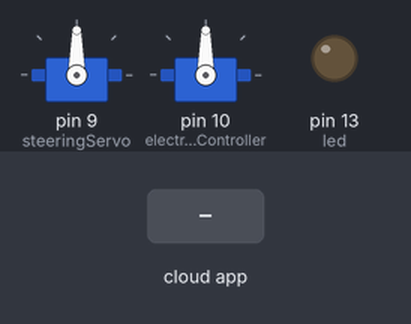
This sketch was run on a simulated Arduino Uno, built with avr-gcc and run on an emulated ATmega328P. On the bench: 2 × servo, output pins drawn as LEDs (lit = HIGH). The inputs (shaded band) are chosen by the test bench. The ROS host is connected and sends only what is stated.

Above: at 2.2 s.
2.3 s: the phone or cloud app sets linear.x to -100
At 3.2 s:
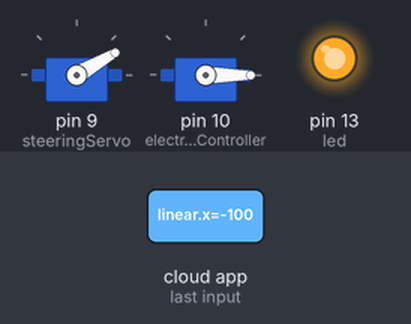
3.8 s: the phone or cloud app sets angular.z to -100
At 4.3 s:
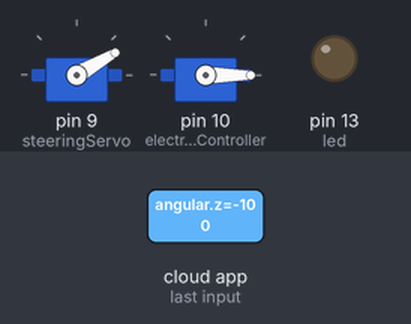
5.3 s: the phone or cloud app sets linear.x to 100
At 6.5 s:
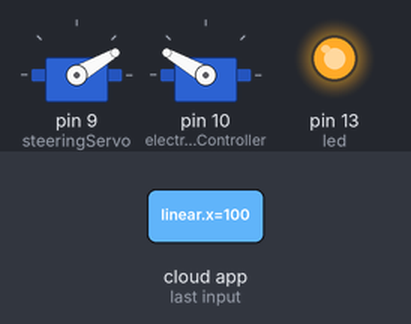
6.8 s: the phone or cloud app sets angular.z to 0
At 7.8 s:
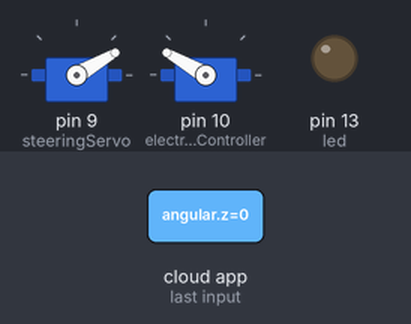
8.3 s: the phone or cloud app sets angular.z to 100
At 9.0 s:
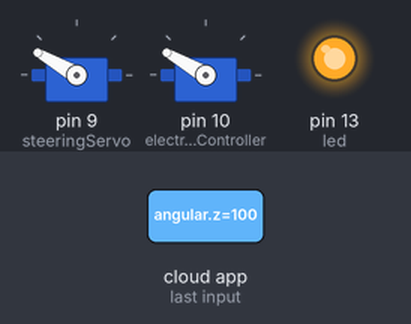
9.8 s: the phone or cloud app sets linear.x to 0
At 10.1 s:
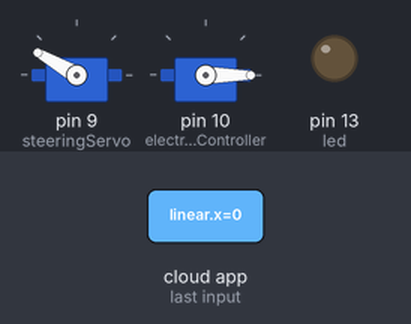
Timing chart, 0 to 12.3 s (numbered marks = the images above; inputs shaded):
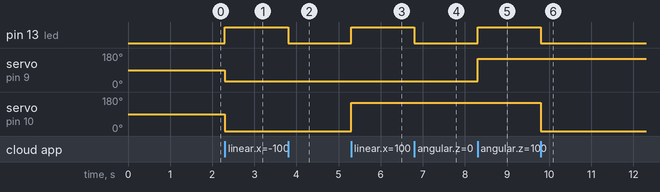

The sketch:

jetsoncar.ino
```cpp
// (licence header left out)
#if defined(ARDUINO) && ARDUINO >= 100
  #include "Arduino.h"
#else
  #include <WProgram.h>
#endif

#include <Servo.h>
#define USB_USBCON
#include <ros.h>
#include <std_msgs/UInt16.h>
#include <std_msgs/String.h>
#include <std_msgs/Int32.h>
#include <std_msgs/Empty.h>
#include <geometry_msgs/Twist.h>

ros::NodeHandle  nodeHandle;
// These are general bounds for the steering servo and the
// TRAXXAS Electronic Speed Controller (ESC)
const int minSteering = 30 ;
const int maxSteering = 150 ;
const int minThrottle = 0 ;
const int maxThrottle = 150 ;

Servo steeringServo;
Servo electronicSpeedController ;  // The ESC on the TRAXXAS works like a Servo

std_msgs::Int32 str_msg;
ros::Publisher chatter("chatter", &str_msg);

// Arduino 'map' funtion for floating point
double fmap (double toMap, double in_min, double in_max, double out_min, double out_max) {
  return (toMap - in_min) * (out_max - out_min) / (in_max - in_min) + out_min;
}

void driveCallback ( const geometry_msgs::Twist&  twistMsg )
{

  int steeringAngle = fmap(twistMsg.angular.z, 0.0, 1.0, minSteering, maxSteering) ;
  // The following could be useful for debugging
  // str_msg.data= steeringAngle ;
  // chatter.publish(&str_msg);
  // Check to make sure steeringAngle is within car range
  if (steeringAngle < minSteering) {
    steeringAngle = minSteering;
  }
  if (steeringAngle > maxSteering) {
    steeringAngle = maxSteering ;
  }
  steeringServo.write(steeringAngle) ;

  // ESC forward is between 0.5 and 1.0
  int escCommand ;
  if (twistMsg.linear.x >= 0.5) {
    escCommand = (int)fmap(twistMsg.linear.x, 0.5, 1.0, 90.0, maxThrottle) ;
  } else {
    escCommand = (int)fmap(twistMsg.linear.x, 0.0, 1.0, 0.0, 180.0) ;
  }
  // Check to make sure throttle command is within bounds
  if (escCommand < minThrottle) {
    escCommand = minThrottle;
  }
  if (escCommand > maxThrottle) {
    escCommand = maxThrottle ;
  }
  // The following could be useful for debugging
  // str_msg.data= escCommand ;
  // chatter.publish(&str_msg);

  electronicSpeedController.write(escCommand) ;
  digitalWrite(13, HIGH-digitalRead(13));  //toggle led

}

ros::Subscriber<geometry_msgs::Twist> driveSubscriber("/jetsoncar_teleop_joystick/cmd_vel", &driveCallback) ;

void setup(){
  pinMode(13, OUTPUT);
  Serial.begin(115200) ;
  nodeHandle.initNode();
  // This can be useful for debugging purposes
  nodeHandle.advertise(chatter);
  // Subscribe to the steering and throttle messages
  nodeHandle.subscribe(driveSubscriber) ;
  // Attach the servos to actual pins
  steeringServo.attach(9); // Steering servo is attached to pin 9
  electronicSpeedController.attach(10); // ESC is on pin 10
  // Initialize Steering and ESC setting
  // Steering centered is 90, throttle at neutral is 90
  steeringServo.write(90) ;
  electronicSpeedController.write(90) ;
  delay(1000) ;

}

void loop(){
  nodeHandle.spinOnce();
  delay(1);
}
```

Measured:
- after the input at 2.3 s, pin 13 (led): LOW → HIGH at once; servo on pin 9 (steeringServo): 90° → 30° at once; servo on pin 10 (electronicSpeedController): 90° → 0° at once
- after the input at 3.8 s, pin 13 (led): HIGH → LOW at once
- after the input at 5.3 s, pin 13 (led): LOW → HIGH at once; servo on pin 10 (electronicSpeedController): 0° → 150° at once
- after the input at 6.8 s, pin 13 (led): HIGH → LOW at once
- after the input at 8.3 s, pin 13 (led): LOW → HIGH at once; servo on pin 9 (steeringServo): 30° → 150° at once
- after the input at 9.8 s, pin 13 (led): HIGH → LOW at once; servo on pin 10 (electronicSpeedController): 150° → 0° at once
